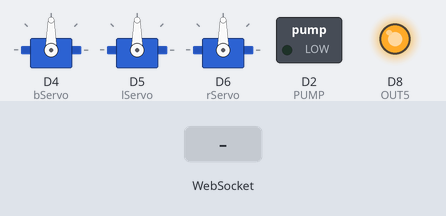
A sketch run on a simulated ESP8266 (NodeMCU). On the bench: 3 × servo, switched loads named in the sketch (green lamp = pin HIGH), output pins drawn as LEDs (lit = HIGH). The test bench sets the inputs (shaded band). WiFi joins after 1.5 s; servers stay silent unless stated; what the sketch prints to the serial monitor is not drawn.

Above: at 3.7 s.
3.8 s: WebSocket text "base" received
At 4.7 s:
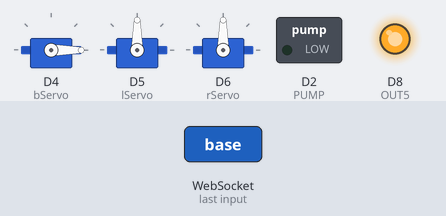
5.3 s: WebSocket text "right" received
At 5.9 s:
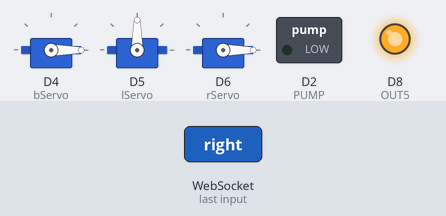
6.8 s: WebSocket text "left" received
At 8.0 s:
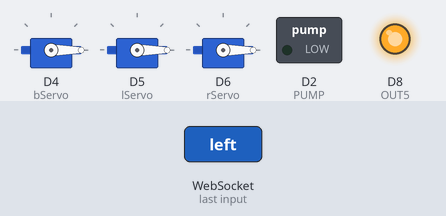
8.3 s: WebSocket text "pumpOn" received
At 9.4 s:
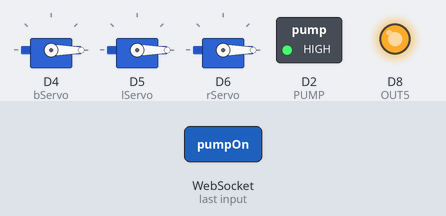
Timing chart, 0 to 10.8 s (numbered marks = the images above; inputs shaded):
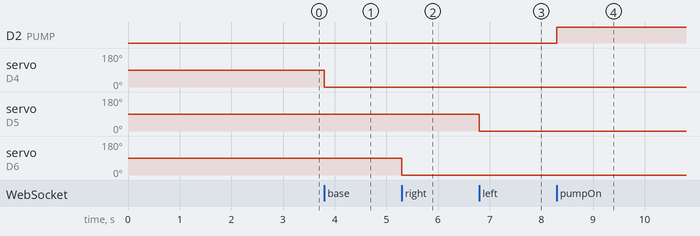

Measured:
- after the input at 3.8 s, servo on D4 (bServo): 90° → 0° at once
- after the input at 5.3 s, servo on D6 (rServo): 90° → 0° at once
- after the input at 6.8 s, servo on D5 (lServo): 90° → 0° at once
- after the input at 8.3 s, D2 (PUMP): LOW → HIGH at once

The sketch:

roboticArm.ino
```cpp
#include <ESP8266WiFi.h>
#include <WiFiClient.h>
#include <ESP8266WebServer.h>
#include <WebSocketsServer.h>
#include <Hash.h>
#include <Servo.h>

// Replace with your network credentials
const char* ssid = "Arunjith";
const char* password = "asdfghjkl123456789";

WebSocketsServer webSocket = WebSocketsServer(81);
ESP8266WebServer server(80);   //instantiate server at port 80 (http port)

#define PUMP D2
#define FLAME A0
#define OUT5 D8

int flame_detected ;
int pumpOn;

Servo bServo;
Servo lServo;
Servo rServo;


void setup(void){


  pumpOn = 0;

 pinMode(PUMP, OUTPUT);
 digitalWrite(PUMP, LOW);

 pinMode(FLAME, INPUT);
 pinMode(OUT5, OUTPUT);
 digitalWrite(OUT5, HIGH);

 delay(1000);

 Serial.begin(9600);
 WiFi.setSleepMode(WIFI_NONE_SLEEP);
 WiFi.begin(ssid, password); //begin WiFi connection
 Serial.println("");

 // Wait for connection
 while (WiFi.status() != WL_CONNECTED) {
    delay(500);
    Serial.print(".");
 }

 Serial.println("");
 Serial.print("Connected to ");
 Serial.println(ssid);
 Serial.print("IP address: ");
 Serial.println(WiFi.localIP());


  //bServo.begin();
  webSocket.begin();
  webSocket.onEvent(webSocketEvent);

  Serial.println("Web server started!");

  //  servo section
  bServo.attach(D4); //D4
  //bServo.write(0);

  lServo.attach(D5); //D4
  //lServo.write(0);

  rServo.attach(D6); //D4
  //rServo.write(0);


}

void loop(void){
  webSocket.loop();
  server.handleClient();
  if (Serial.available() > 0){
    char c[] = {(char)Serial.read()};
    webSocket.broadcastTXT(c, sizeof(c));
  }
//
//  flame_detected = analogRead(FLAME);
//  float voltage = flame_detected * (5.0 / 1023.0);
//  if (voltage < 0.21 && pumpOn == 0) {
//    digitalWrite(PUMP, HIGH);
//  } else if(voltage > 4) {
//    digitalWrite(PUMP, LOW);
//  }
//
//  flame_detected = digitalRead(FLAME);
//  float voltage = flame_detected * (5.0 / 1023.0);
//  if (voltage < 0.21 && pumpOn == 0) {
//    digitalWrite(PUMP, HIGH);
//  } else if(voltage > 4) {
//    digitalWrite(PUMP, LOW);
//  }

}

void webSocketEvent(uint8_t num, WStype_t type, uint8_t * payload, size_t length){
  if (type == WStype_TEXT){

    String inputVal = (char *) payload;
    Serial.println(inputVal);

    String commandN = getValue(inputVal, '-', 0);
    String commandV = getValue(inputVal, '-', 1);

    Serial.println("Y:" + commandN);
    Serial.print("X:" + commandV);

    if(commandN == "base") {
      bServo.write(commandV.toInt());
      delay(30);
    }

    if(commandN == "right") {
      rServo.write(commandV.toInt());
      delay(30);
    }

    if(commandN == "left") {
      lServo.write(commandV.toInt());
      delay(30);
    }

    if(commandN == "pumpOn") {
      if( !digitalRead(PUMP) ){
        pumpOn = 1;
        digitalWrite(PUMP, HIGH);
      }
    }

    if(commandN == "pumpOff") {
      if( digitalRead(PUMP) ){
        pumpOn = 0;
        digitalWrite(PUMP, LOW);
      }
    }

  }

  if(type == WStype_CONNECTED)
            {
              IPAddress ip = webSocket.remoteIP(num);
              Serial.printf("[%u] Connected from %d.%d.%d.%d url: %s\r\n", num,     ip[0], ip[1], ip[2], ip[3], payload);
            }
}
String getValue(String data, char separator, int index)
{
    int found = 0;
    int strIndex[] = { 0, -1 };
    int maxIndex = data.length() - 1;

    for (int i = 0; i <= maxIndex && found <= index; i++) {
        if (data.charAt(i) == separator || i == maxIndex) {
            found++;
            strIndex[0] = strIndex[1] + 1;
            strIndex[1] = (i == maxIndex) ? i+1 : i;
        }
    }
    return found > index ? data.substring(strIndex[0], strIndex[1]) : "";
}
```
